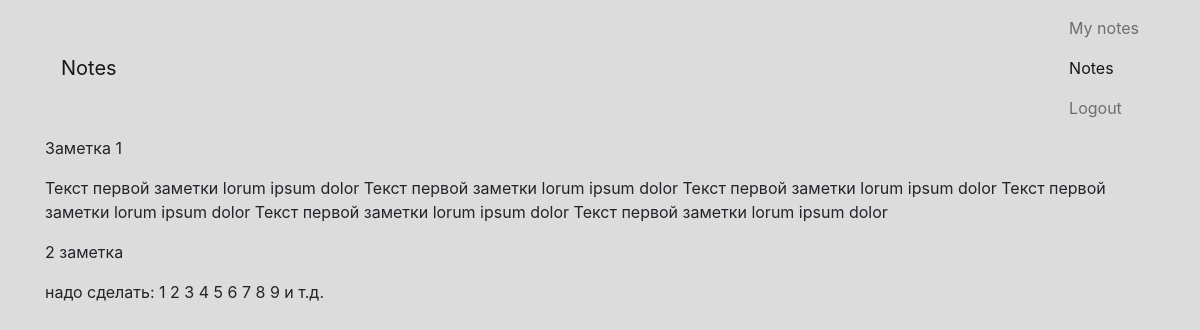
The app's page /notepad/mynotes (signed in) with its own data.
### notepad/models.py (models this page shows, shortened)
class Note(models.Model):
    name = models.CharField(max_length=30)
    text = models.CharField(max_length=3000)
    class Meta:
        db_table = 'notes'

### notepad/views.py (the view)
@login_required
def mynotes(request):
    notes = Note.objects.all()
    return render(request, 'mynotes.html', { 'notes': notes })

### notepad/templates/notepad/mynotes.html
{% extends "notepad/index.html" %}
{% block content %}
  {% for note in notes %}
    <p>{{ note.name }}</p>
    <p>{{ note.text }}</p>
  {% endfor %}
{% endblock %}

### static/css/styles.css (style rules this page uses)
body { background-color: gainsboro; }

### records on screen
Note: name "Заметка 1", text "Текст первой заметки lorum ipsum dolor Текст первой заметки lorum ipsum dolor Текст первой заметки lorum ipsum dolor Текст первой заметки lorum ipsum dolor Текст первой заметки lorum ipsum dolor Текст первой заметки lorum ipsum dolor"
Note: name "2 заметка", text "надо сделать: 1 2 3 4 5 6 7 8 9 и т.д."
